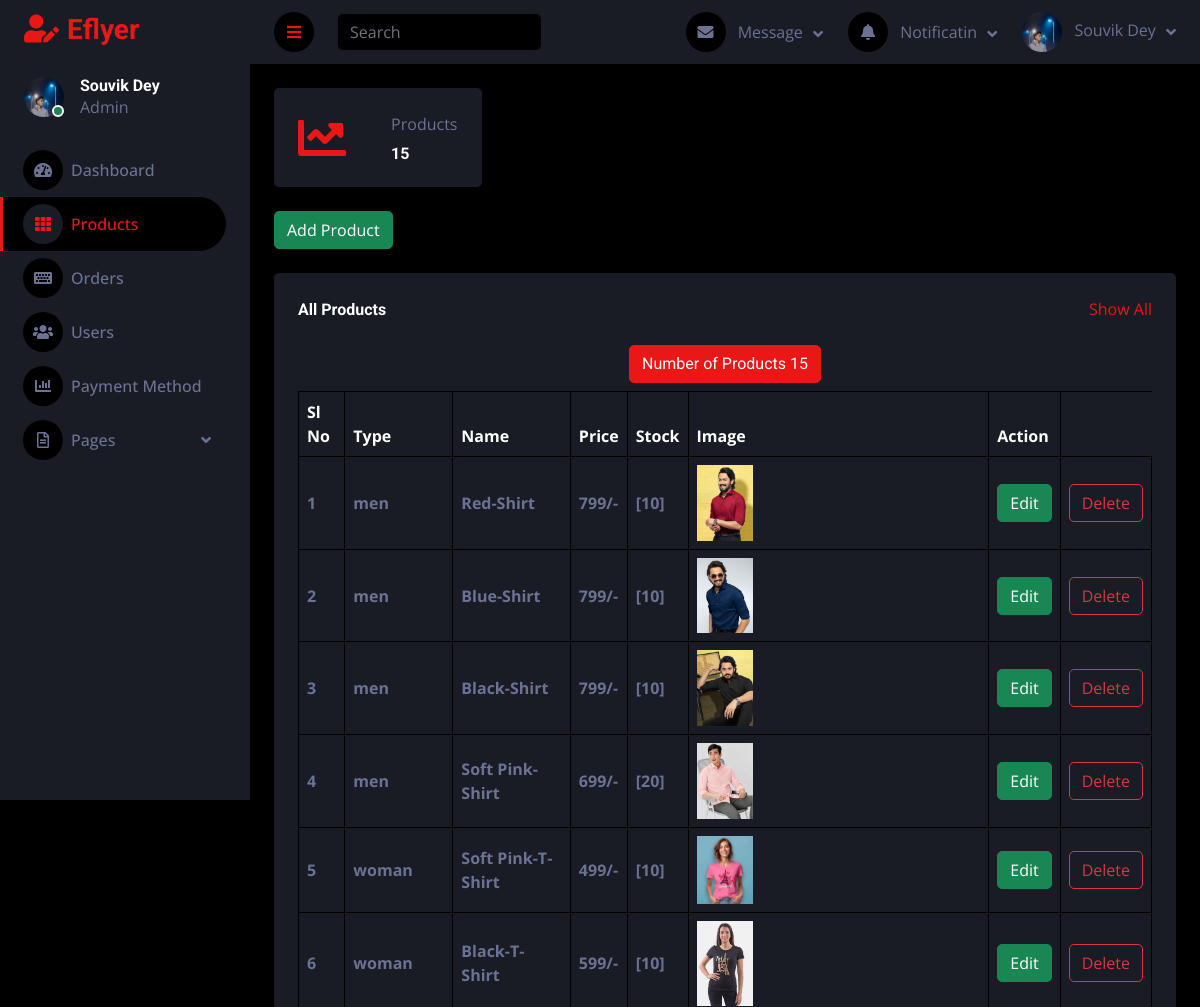
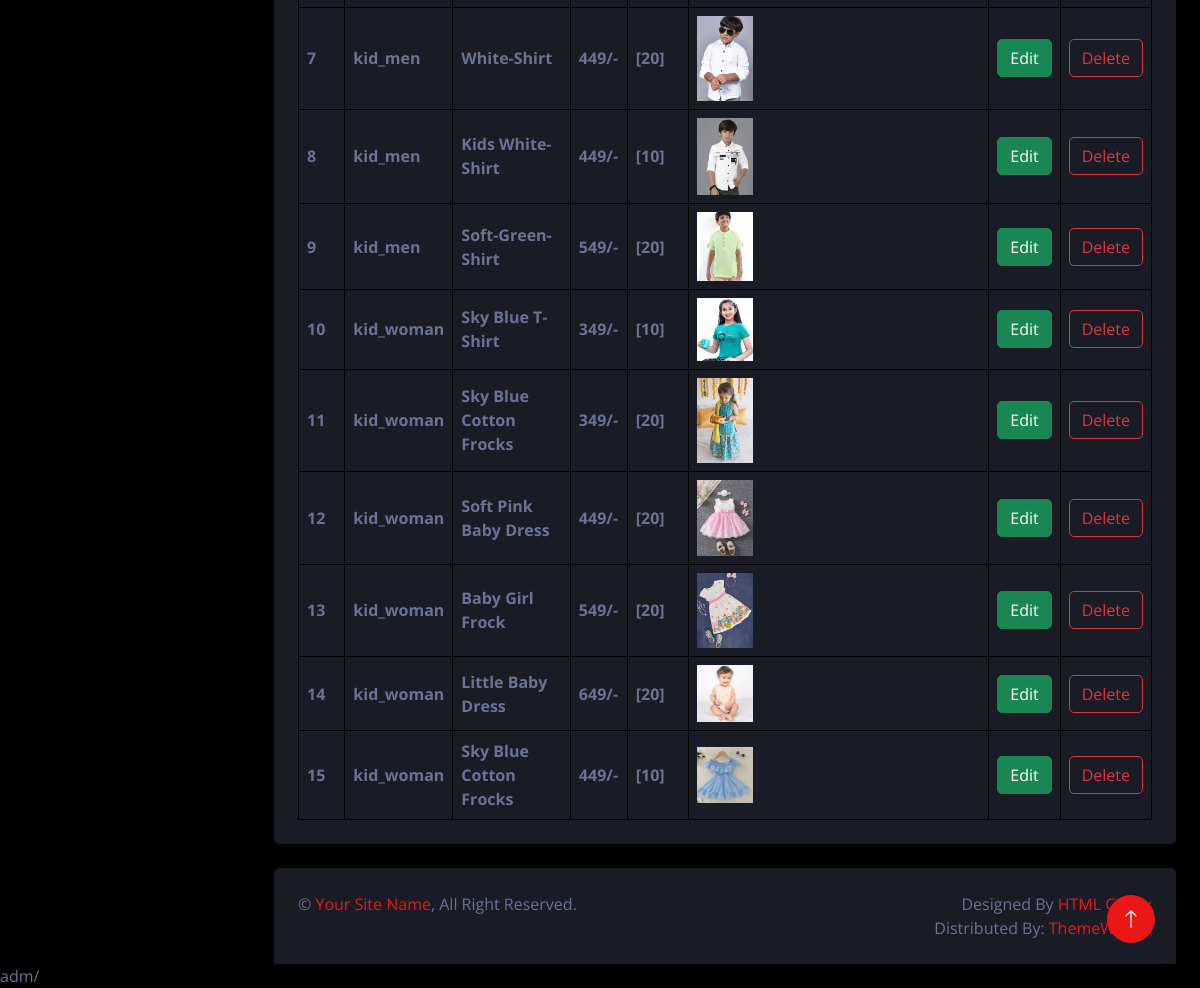
The app's page /products.php (signed in) with its own data (2 pictures, top to bottom).
### tables this page shows
CREATE TABLE `upload_pro` (
  `productid` int(11) NOT NULL,
  `type` varchar(50) NOT NULL,
  `name` varchar(50) NOT NULL,
  `price` double NOT NULL,
  `stock` varchar(50) NOT NULL,
  `image` varchar(50) NOT NULL
);

### allMethods.php (called while the page is built, shortened)
<?php
    function dbConnect()
    {
        $hostName = "localhost";
        $userName = "root";
        $userPassword = "";
        $dbName = "famms";
        $conn = mysqli_connect($hostName, $userName, $userPassword, $dbName);
        return $conn;
    }
     function countProducts() {
        $conn = dbConnect();
         if($conn) {
             $sql = "select *from upload_pro";
             $response = mysqli_query($conn, $sql);
             $records = mysqli_num_rows($response);
             return $records;
         }
         else {
             echo "Database Not Connected";
         }
     }
    function getAllProducts()
    {
        $conn = dbConnect();
        if($conn)
        {
            $sql = "select * from upload_pro";
            $response = mysqli_query($conn, $sql);
            return $response;
        }
        else
        {
            echo "Database not connected";
        }
    }
?>

### products.php (the view, shortened to what this page needs)
<?php
    include('allMethods.php');
?>
<!DOCTYPE html>
<html lang="en">
<!DOCTYPE html>
<html lang="en">
<head>
    <link href="https://cdnjs.cloudflare.com/ajax/libs/font-awesome/5.10.0/css/all.min.css" rel="stylesheet">
    <link href="https://cdn.jsdelivr.net/npm/bootstrap-icons@1.4.1/font/bootstrap-icons.css" rel="stylesheet">
    <link href="adm/lib/owlcarousel/assets/owl.carousel.min.css" rel="stylesheet">
    <link href="adm/lib/tempusdominus/css/tempusdominus-bootstrap-4.min.css" rel="stylesheet" />
    <link href="adm/css/bootstrap.min.css" rel="stylesheet">
    <link href="adm/css/style.css" rel="stylesheet">
</head>
<body>
    <div class="container-fluid position-relative d-flex p-0">
        <div class="sidebar pe-4 pb-3">
            <nav class="navbar bg-secondary navbar-dark">
                <a href="index.html" class="navbar-brand mx-4 mb-3">
                    <h3 class="text-primary"><i class="fa fa-user-edit me-2"></i>Eflyer</h3>
                </a>
                <div class="d-flex align-items-center ms-4 mb-4">
                    <div class="position-relative">
                        <img class="rounded-circle" src="adm/img/my.png" alt="" style="width: 40px; height: 40px;">
                        <div class="bg-success rounded-circle border border-2 border-white position-absolute end-0 bottom-0 p-1"></div>
                    </div>
                    <div class="ms-3">
                        <h6 class="mb-0">Souvik Dey</h6>
                        <span>Admin</span>
                    </div>
                </div>
                <div class="navbar-nav w-100">
                    <a href="adminIndex.php" class="nav-item nav-link"><i class="fa fa-tachometer-alt me-2"></i>Dashboard</a>
                    <a href="products.php" class="nav-item nav-link active"><i class="fa fa-th me-2"></i>Products</a>
                    <a href="orders.php" class="nav-item nav-link"><i class="fa fa-keyboard me-2"></i>Orders</a>
                    <a href="user.php" class="nav-item nav-link"><i class="fa fa-users me-2"></i>Users</a>
                    <a href="chart.html" class="nav-item nav-link"><i class="fa fa-chart-bar me-2"></i>Payment Method</a>
                    <div class="nav-item dropdown">
                        <a href="#" class="nav-link dropdown-toggle" data-bs-toggle="dropdown"><i class="far fa-file-alt me-2"></i>Pages</a>
                    </div>
                </div>
            </nav>
        </div>
        <div class="content">
            <nav class="navbar navbar-expand bg-secondary navbar-dark sticky-top px-4 py-0">
                <a href="#" class="sidebar-toggler flex-shrink-0">
                    <i class="fa fa-bars"></i>
                </a>
                <form class="d-none d-md-flex ms-4">
                    <input class="form-control bg-dark border-0" type="search" placeholder="Search">
                </form>
                <div class="navbar-nav align-items-center ms-auto">
                    <div class="nav-item dropdown">
                        <a href="#" class="nav-link dropdown-toggle" data-bs-toggle="dropdown">
                            <i class="fa fa-envelope me-lg-2"></i>
                            <span class="d-none d-lg-inline-flex">Message</span>
                        </a>
                    </div>
                    <div class="nav-item dropdown">
                        <a href="#" class="nav-link dropdown-toggle" data-bs-toggle="dropdown">
                            <i class="fa fa-bell me-lg-2"></i>
                            <span class="d-none d-lg-inline-flex">Notificatin</span>
                        </a>
                    </div>
                    <div class="nav-item dropdown">
                        <a href="#" class="nav-link dropdown-toggle" data-bs-toggle="dropdown">
                            <img class="rounded-circle me-lg-2" src="adm/img/my.png" alt="" style="width: 40px; height: 40px;">
                            <span class="d-none d-lg-inline-flex">Souvik Dey</span>
                        </a>
                    </div>
                </div>
            </nav>
            <div class="container-fluid pt-4 px-4">
                <div class="row g-4">
                    <div class="col-sm-6 col-xl-3">
                        <div class="bg-secondary rounded d-flex align-items-center justify-content-between p-4">
                            <i class="fa fa-chart-line fa-3x text-primary"></i>
                            <div class="ms-3">
                                <p class="mb-2">Products</p>
                                <h6 class="mb-0"><?php echo countProducts();?></h6>
                            </div>
                        </div>
                    </div>
                </div><br>
                <div>
                    <button class="btn btn-md btn-success"><a style="color: white" href="addProduct.php">Add Product</a></button>
                </div>
            </div>
            <div class="container-fluid pt-4 px-4">
                <div class="bg-secondary text-center rounded p-4">
                    <div class="d-flex align-items-center justify-content-between mb-4">
                        <h6 class="mb-0">All Products</h6>
                        <a href="">Show All</a>
                    </div>
                    <div class="table-responsive">
                        <table class="table text-start align-middle table-bordered table-hover mb-0">
                            <thead>
                                <tr class="text-white">
                                    <th scope="col">Sl No</th>
                                    <th scope="col">Type</th>
                                    <th scope="col">Name</th>
                                    <th scope="col">Price</th>
                                    <th scope="col">Stock</th>
                                    <th scope="col">Image</th>
                                    <th scope="col">Action</th>
                                </tr>
                            </thead>
                            <tbody>
                                <tr>
                                <?php
                                    $response = getAllProducts();
                                    $records = mysqli_num_rows($response);
                                    echo '<h3 class="btn btn-md btn-primary">Number of Products '.$records.'<br></h3>';
                                    if($records > 0)
                                    {
                                        $sno = 1;
                                        while($data = mysqli_fetch_assoc($response))
                                        {
                                            $productid = $data["productid"];
                                            $type = $data["type"];
                                            $name = $data["name"];
                                            $price = $data["price"];
                                            $stock = $data["stock"];
                                            $image = $data["image"];
                                            echo '
                                            <tr>
                                                <th>'.$sno.'</th>
                                                <th>'.$type.'</th>
                                                <th>'.$name.'</th>
                                                <th>'.$price.'/-</th>
                                                <th>['.$stock.']</th>
                                                <th "height=50%"><img src="'.$image.'" width="20%"></th>
                                                <th>
                                                    <button class="btn btn-success"><a style="color: white" href="EditProduct.php?pid='.$productid.'">Edit</a></button>
                                                </th>
                                                <th>
                                                    <button class="btn btn-outline-danger" onclick="deleteProduct('.$productid.')">Delete</button>
                                                </th>
                                            </tr>
                                            ';
                                            $sno++;
                                        }
                                    }
                                    else
                                    {
                                        echo '
                                        <tr><th>No Data Available....!!!!</th></tr>
                                        ';
                                    }
                                    ?>
                                </tr>
                            </tbody>
                        </table>
                    </div>
                </div>
            </div>
            <div class="container-fluid pt-4 px-4">
                <div class="bg-secondary rounded-top p-4">
                    <div class="row">
                        <div class="col-12 col-sm-6 text-center text-sm-start">
                            &copy; <a href="#">Your Site Name</a>, All Right Reserved.
                        </div>
                        <div class="col-12 col-sm-6 text-center text-sm-end">
                            Designed By <a href="https://htmlcodex.com">HTML Codex</a>
                            <br>Distributed By: <a href="https://themewagon.com" target="_blank">ThemeWagon</a>
                        </div>
                    </div>
                </div>
            </div>
        </div>
        <a href="#" class="btn btn-lg btn-primary btn-lg-square back-to-top"><i class="bi bi-arrow-up"></i></a>
    </div>
</body>
</html>adm/

### adm/css/style.css (style rules this page uses)
:root { --primary: #EB1616; --secondary: #191C24; --light: #6C7293; --dark: #000000; }
.back-to-top { position: fixed; display: none; right: 45px; bottom: 45px; z-index: 99; }
.btn { transition: .5s; }
.btn-lg-square { width: 48px; height: 48px; }
.btn-square, .btn-sm-square, .btn-lg-square { padding: 0; display: inline-flex; align-items: center; justify-content: center; font-weight: normal; border-radius: 50px; }
.sidebar { position: fixed; top: 0; left: 0; bottom: 0; width: 250px; height: 100vh; overflow-y: auto; background: var(--secondary); transition: 0.5s; z-index: 999; }
.content { margin-left: 250px; min-height: 100vh; background: var(--dark); transition: 0.5s; }
@media (min-width: 992px) { .sidebar { margin-left: 0; } }
@media (min-width: 992px) { .content { width: calc(100% - 250px); } }
.sidebar .navbar .navbar-nav .nav-link { padding: 7px 20px; color: var(--light); font-weight: 500; border-left: 3px solid var(--secondary); border-radius: 0 30px 30px 0; outline: none; }
.sidebar .navbar .navbar-nav .nav-link:hover, .sidebar .navbar .navbar-nav .nav-link.active { color: var(--primary); background: var(--dark); border-color: var(--primary); }
.sidebar .navbar .navbar-nav .nav-link i { width: 40px; height: 40px; display: inline-flex; align-items: center; justify-content: center; background: var(--dark); border-radius: 40px; }
.sidebar .navbar .navbar-nav .nav-link:hover i, .sidebar .navbar .navbar-nav .nav-link.active i { background: var(--secondary); }
.sidebar .navbar .dropdown-toggle::after { position: absolute; top: 15px; right: 15px; border: none; content: "\f107"; font-family: "Font Awesome 5 Free"; font-weight: 900; transition: .5s; }
.content .navbar .navbar-nav .nav-link { margin-left: 25px; padding: 12px 0; color: var(--light); outline: none; }
.content .navbar .sidebar-toggler, .content .navbar .navbar-nav .nav-link i { width: 40px; height: 40px; display: inline-flex; align-items: center; justify-content: center; background: var(--dark); border-radius: 40px; }
.content .navbar .dropdown-toggle::after { margin-left: 6px; vertical-align: middle; border: none; content: "\f107"; font-family: "Font Awesome 5 Free"; font-weight: 900; transition: .5s; }

### records on screen
upload_pro: type "men", name "Red-Shirt", price "799", stock "10", image (picture)
upload_pro: type "men", name "Blue-Shirt", price "799", stock "10", image (picture)
upload_pro: type "men", name "Black-Shirt", price "799", stock "10", image (picture)
upload_pro: type "men", name "Soft Pink-Shirt", price "699", stock "20", image (picture)
upload_pro: type "woman", name "Soft Pink-T-Shirt", price "499", stock "10", image (picture)
upload_pro: type "woman", name "Black-T-Shirt", price "599", stock "10", image (picture)
upload_pro: type "kid_men", name "White-Shirt", price "449", stock "20", image (picture)
upload_pro: type "kid_men", name "Kids White-Shirt", price "449", stock "10", image (picture)
upload_pro: type "kid_men", name "Soft-Green-Shirt", price "549", stock "20", image (picture)
upload_pro: type "kid_woman", name "Sky Blue T-Shirt", price "349", stock "10", image (picture)
upload_pro: type "kid_woman", name "Sky Blue Cotton Frocks", price "349", stock "20", image (picture)
upload_pro: type "kid_woman", name "Soft Pink Baby Dress", price "449", stock "20", image (picture)
upload_pro: type "kid_woman", name "Baby Girl Frock", price "549", stock "20", image (picture)
upload_pro: type "kid_woman", name "Little Baby Dress", price "649", stock "20", image (picture)
upload_pro: type "kid_woman", name "Sky Blue Cotton Frocks", price "449", stock "10", image (picture)

### other values on screen
countProducts() "15"
$records "15"
